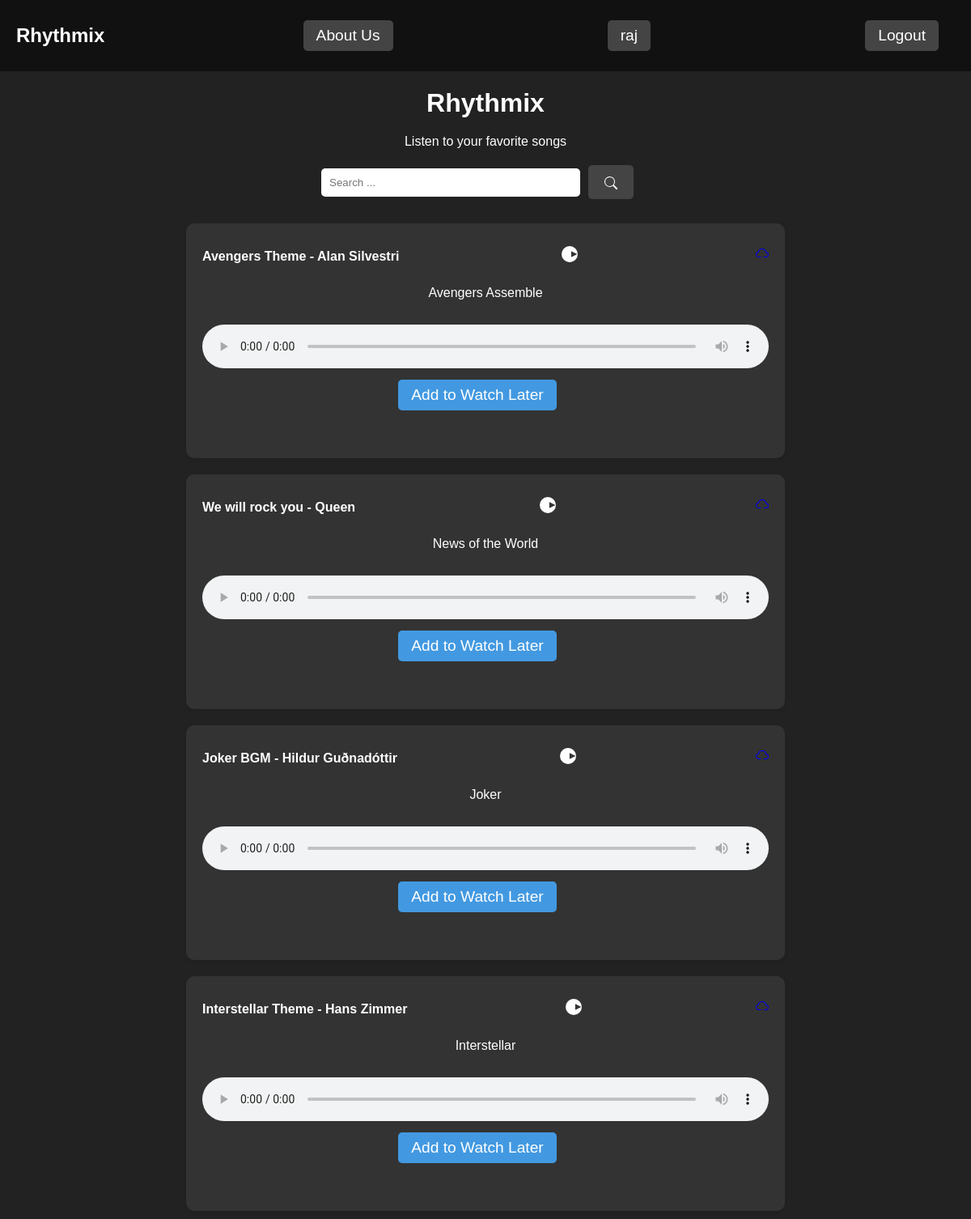
The page / (signed in) on the database as committed earlier.
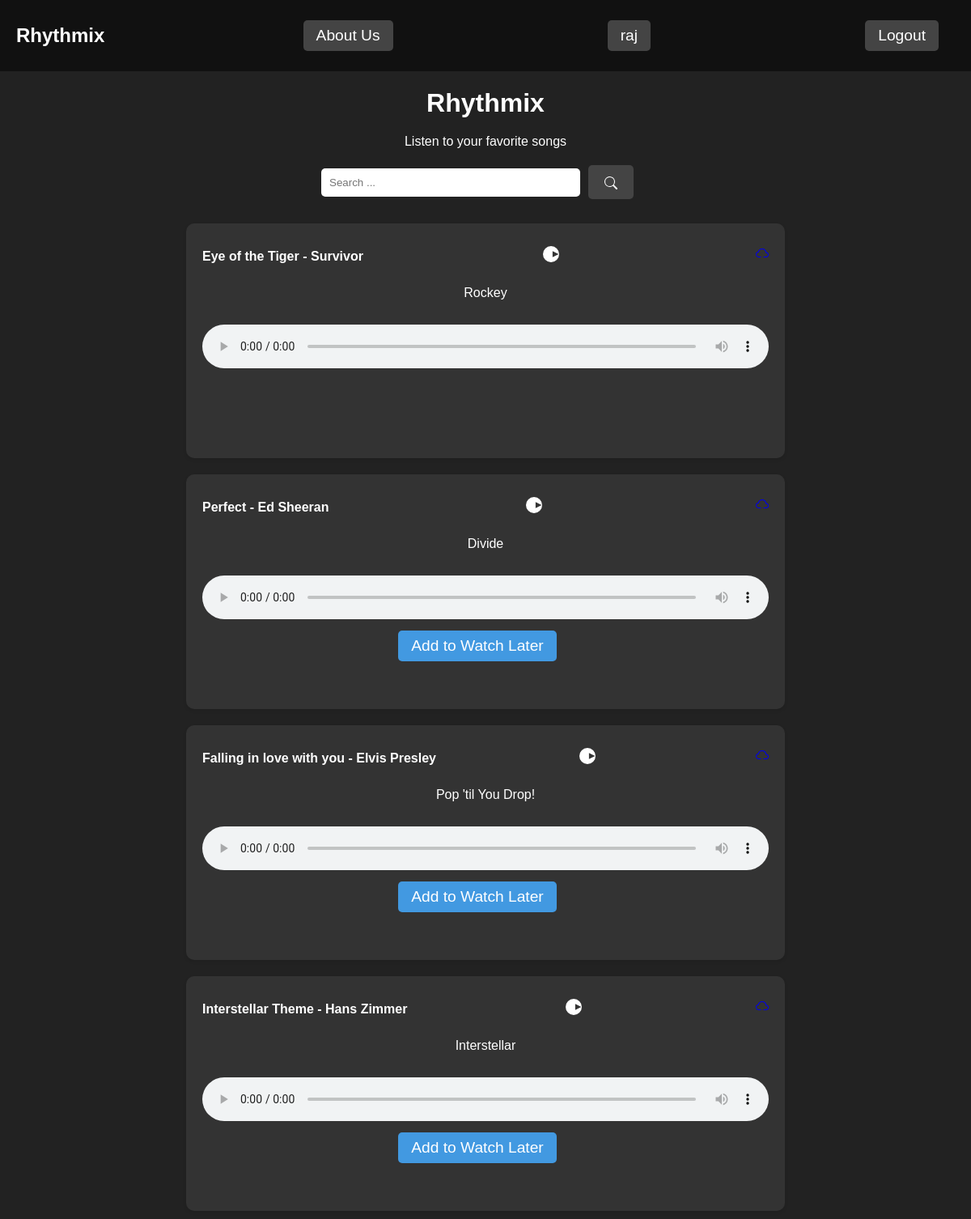
The same page on the database as committed later.
### music/models.py (models this page shows)
class Song(models.Model):
    title = models.CharField(max_length=255)
    artist = models.CharField(max_length=255, blank=True)
    album = models.CharField(max_length=255, blank=True)
    song_file = models.CharField(max_length=250, blank=True)

### music/views.py (the view)
# urls.py: path('', views.album_list, name='album_list'),
def album_list(request):
  songs = Song.objects.all()
  search_query = request.GET.get('query', '')
  if(request.user.is_anonymous == False):
    user = request.user
    watch_later_songs = WatchLater.objects.filter(user=user)
  else:
    watch_later_songs = []
  watch_later_list = []
  for watch_later in watch_later_songs:
      watch_later_list.append(watch_later.song)
  if search_query:
    songs = songs.filter(title__icontains=search_query)
  context = {'songs': songs, 'search_query': search_query, 'current_year': date.today().year, 'watch_later': watch_later_list}
  return render(request, 'music/album_list.html', context)

### music/templates/music/album_list.html (shortened to what this page needs)
<!DOCTYPE html>
<html lang="en">
<head>
</head>
<body>
  <nav>
    <h1>Rhythmix</h1>
    <button onclick="location.href='/about/'">About Us</button>
    {% if user.is_authenticated %}
      <a href="{% url 'watchlater' %}">{{ user.username }}</a>
      <a href="{% url 'logout' %}">Logout</a>
    {% else %}
      <button onclick="location.href='/login/'">Login</button>
      <button onclick="location.href='/register/'">Register</button>
    {% endif %}
  </nav>
  <div>
    <h1>Rhythmix</h1>
    <p>Listen to your favorite songs</p>
    <form action="{% url 'search' %}" method="get">
      <input type="text" name="query" placeholder="Search ...">
      <button type="submit">
        <svg xmlns="http://www.w3.org/2000/svg" width="16" height="16" fill="currentColor" viewBox="0 0 16 16">
          <path d="M11.742 10.344a6.5 6.5 0 1 0-1.397 1.398h-.001q.044.06.098.115l3.85 3.85a1 1 0 0 0 1.415-1.414l-3.85-3.85a1 1 0 0 0-.115-.1zM12 6.5a5.5 5.5 0 1 1-11 0 5.5 5.5 0 0 1 11 0"/></svg>
      </button>
    </form>
    <div class="songcards-container">
      {% for song in songs %}
      <div class="songcard">
        <div>
          <h3>{{ song.title }} - {{ song.artist }}</h3>
          <button id="playButton{{ song.id }}" type="button">
            <svg xmlns="http://www.w3.org/2000/svg" width="16" height="16" fill="currentColor" viewBox="0 0 16 16">
              <path d="M16 8A8 8 0 1 1 0 8a8 8 0 0 1 16 0zM9.5 5v6l6-3z" /></svg>
          </button>
          <a href="{{ song.song_file }}" download="{{ song.title }}.mp3">
          </a>
        </div>
        <p>{{ song.album }}</p>
        <audio id="audioElement{{ song.id }}" controls>
          <source src="{{ song.song_file }}" type="audio/mpeg" />
        </audio>
        {% if song not in watch_later %}
        <form action="{% url 'addtowatchlater' song.id %}" method="post">
          <button type="submit">
            Add to Watch Later
          </button>
        </form>
        {% endif %}
      </div>
      {% endfor %}
    </div>
  </div>
</body>
</html>

Rows that differ between the two databases and show on the page:
removed Song: title "We will rock you", artist "Queen", album "News of the World", shows "Add to Watch Later"
removed Song: title "Joker BGM", artist "Hildur Guðnadóttir", album "Joker", shows "Add to Watch Later"
changed Song: title "Avengers Theme" → "Eye of the Tiger"; artist "Alan Silvestri" → "Survivor"; album "Avengers Assemble" → "Rockey"; no longer shows "Add to Watch Later"
added Song: title "Perfect", artist "Ed Sheeran", album "Divide", shows "Add to Watch Later"
added Song: title "Falling in love with you", artist "Elvis Presley", album "Pop 'til You Drop!", shows "Add to Watch Later"
